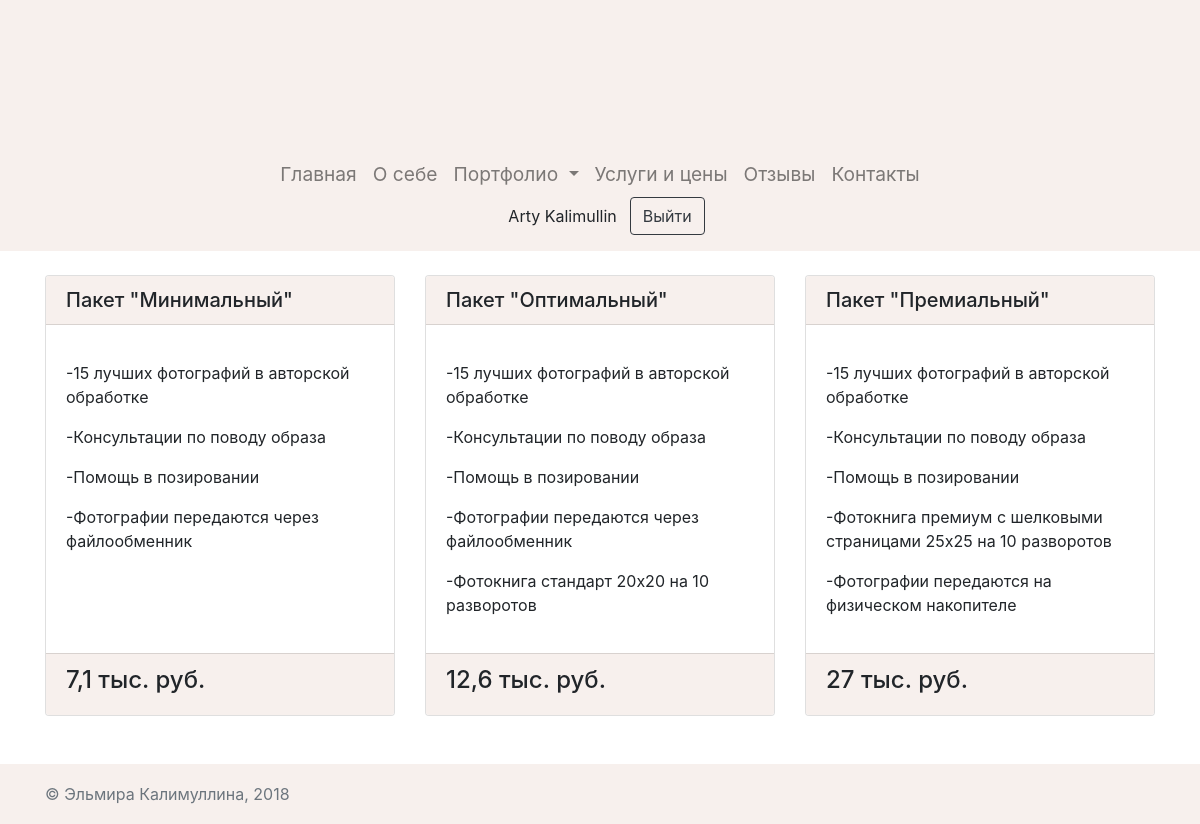
The page /pricelist (signed in) on the database as committed earlier.
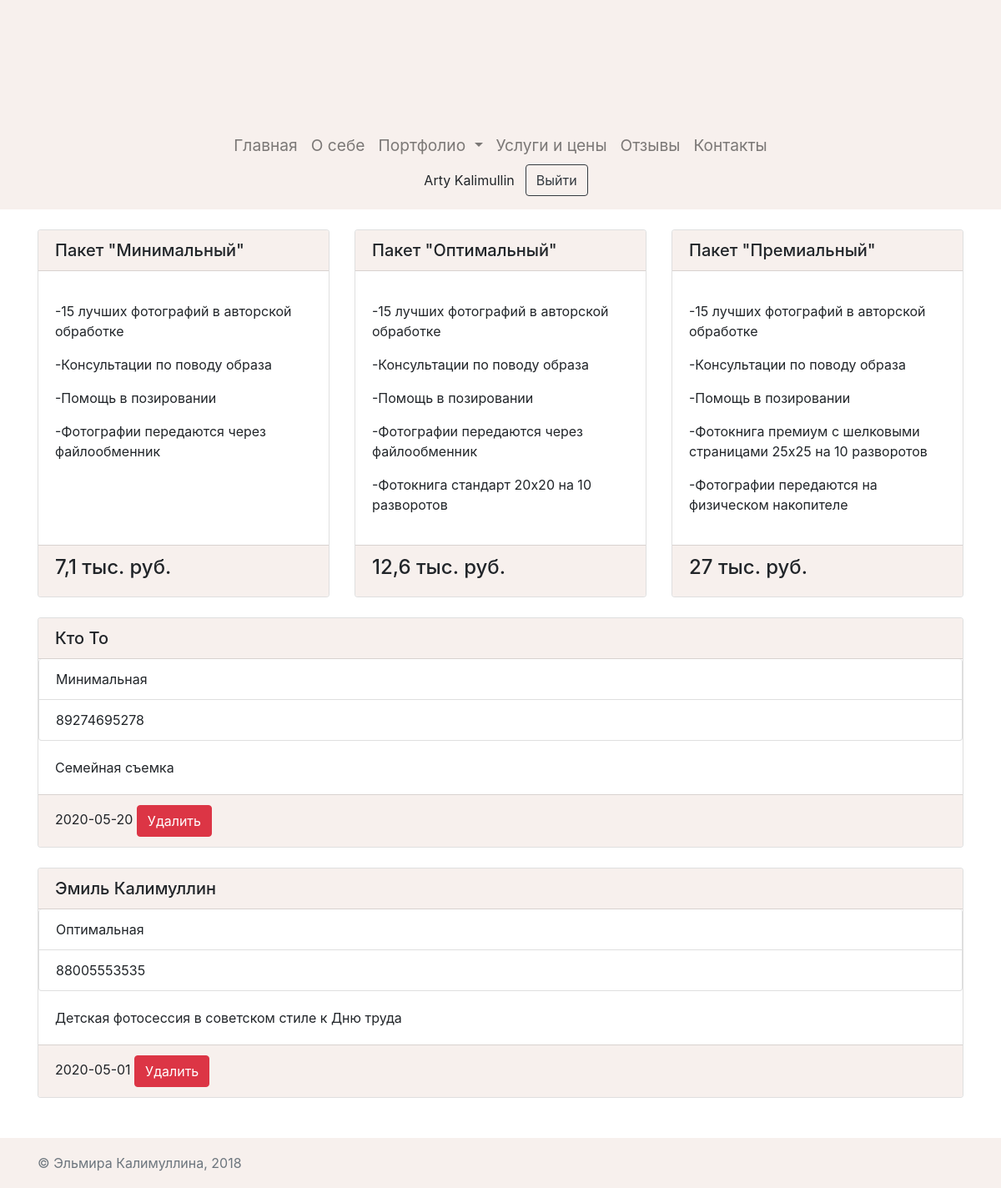
The same page on the database as committed later.
### data/users.py (models this page shows, shortened)
class User(SqlAlchemyBase, SerializerMixin, UserMixin):
    __tablename__ = 'users'
    id = sqlalchemy.Column(sqlalchemy.Integer,
                           primary_key=True, autoincrement=True)
    email = sqlalchemy.Column(sqlalchemy.String)
    hashed_password = sqlalchemy.Column(sqlalchemy.String)
    name = sqlalchemy.Column(sqlalchemy.String)
    surname = sqlalchemy.Column(sqlalchemy.String)
    age = sqlalchemy.Column(sqlalchemy.Integer, nullable=True)

### data/booking.py (models this page shows)
class Booking(SqlAlchemyBase, SerializerMixin):
    __tablename__ = 'booking'
    id = sqlalchemy.Column(sqlalchemy.Integer,
                           primary_key=True, autoincrement=True)
    name = sqlalchemy.Column(sqlalchemy.String)
    surname = sqlalchemy.Column(sqlalchemy.String)
    tel = sqlalchemy.Column(sqlalchemy.Integer)
    type = sqlalchemy.Column(sqlalchemy.String)
    date = sqlalchemy.Column(sqlalchemy.Date)
    content = sqlalchemy.Column(sqlalchemy.String)

### main.py (the view, shortened to what this page needs)
@app.route('/pricelist', methods=['GET', 'POST'])
def booking():
    session = db_session.create_session()
    form = BookingForm()
    if current_user.is_authenticated and current_user.id == 1:
        books = session.query(Booking).all()[::-1]
        return render_template('booking.html', title='Услуги и цены', books=books, albums=get_albums())
    return render_template('booking.html', title='Услуги и цены', form=form, albums=get_albums())

### data/db_session.py (called while the page is built)
def create_session() -> Session:
    global __factory
    return __factory()

### main.py (called while the page is built)
def get_albums():
    session = db_session.create_session()
    list_albums = session.query(Album).all()
    return list_albums

@login_manager.user_loader
def load_user(user_id):
    session = db_session.create_session()
    return session.query(User).get(user_id)

### template/booking.html (shortened to what this page needs)
{% extends 'base.html' %}
{% block primary_content %}
<div class="container">
    <br>
    <div class="card-deck">
        <div class="card">
            <h5 class="card-header">Пакет "Минимальный"</h5>
            <div class="card-body">
                <p class="card-text">
                    <p>-15 лучших фотографий в авторской обработке</p>
                    <p>-Консультации по поводу образа</p>
                    <p>-Помощь в позировании</p>
                    <p>-Фотографии передаются через файлообменник</p>
                </p>
            </div>
            <div class="card-footer">
                <h4>7,1 тыс. руб.</h4>
            </div>
        </div>
        <div class="card">
            <h5 class="card-header">Пакет "Оптимальный"</h5>
            <div class="card-body">
                <p class="card-text">
                    <p>-15 лучших фотографий в авторской обработке</p>
                    <p>-Консультации по поводу образа</p>
                    <p>-Помощь в позировании</p>
                    <p>-Фотографии передаются через файлообменник</p>
                    <p>-Фотокнига стандарт 20х20 на 10 разворотов</p>
                </p>
            </div>
            <div class="card-footer">
                <h4>12,6 тыс. руб.</h4>
            </div>
        </div>
        <div class="card">
            <h5 class="card-header">Пакет "Премиальный"</h5>
            <div class="card-body">
                <p class="card-text">
                    <p>-15 лучших фотографий в авторской обработке</p>
                    <p>-Консультации по поводу образа</p>
                    <p>-Помощь в позировании</p>
                    <p>-Фотокнига премиум с шелковыми страницами 25х25 на 10 разворотов</p>
                    <p>-Фотографии передаются на физическом накопителе</p>
                </p>
            </div>
            <div class="card-footer">
                <h4>27 тыс. руб.</h4>
            </div>
        </div>
    </div>
    <br>
    {% if current_user.is_authenticated and current_user.id == 1 %}
        {% for book in books %}
            <div class="card">
                <h5 class="card-header">{{ book.name }} {{ book.surname }}</h5>
                <ul class="list-group list-group-flash">
                    <li class="list-group-item">{{ book.type }}</li>
                    <li class="list-group-item">{{ book.tel }}</li>
                </ul>
                <div class="card-body">{{ book.content }}</div>
                <div class="card-footer">
                    {{ book.date }}
                    <a href="/booking/delete/{{ book.id }}" class="btn btn-danger">Удалить</a>
                </div>
            </div><br>
        {% endfor %}
    {% endif %}
</div><br>
{% endblock primary_content %}

### template/base.html (shortened to what this page needs)
<!DOCTYPE html>
<html lang="en">
<head>
    <link rel="stylesheet" href="https://stackpath.bootstrapcdn.com/bootstrap/4.4.1/css/bootstrap.min.css">
    <link rel="stylesheet" href="https://cdnjs.cloudflare.com/ajax/libs/font-awesome/4.7.0/css/font-awesome.min.css">
    <link rel="stylesheet" href="{{ url_for('static', filename='base_style.css') }}">
</head>
<body>
    <nav class="navbar navbar-expand-lg navbar-fixed-top navbar-toggleable-sm navbar-inverse flex-column navbar-light main-color">
        <div class="collapse navbar-collapse justify-content-center flex-column" id="navbarSupportedContent">
            <ul class="navbar-nav mr-auto">
                <li class="nav-item">
                    <a class="nav-link" href="/"> Главная </a>
                </li>
                <li class="nav-item">
                    <a class="nav-link" href="/about"> О себе </a>
                </li>
                <li class="nav-item dropdown">
                    <a class="nav-link dropdown-toggle" href="#" id="navbarDropdown" role="button"
                       data-toggle="dropdown" aria-haspopup="true" aria-expanded="false"> Портфолио </a>
                </li>
                <li class="nav-item">
                    <a class="nav-link" href="/pricelist"> Услуги и цены </a>
                </li>
                <li class="nav-item">
                    <a class="nav-link" href="/feedback"> Отзывы </a>
                </li>
                <li class="nav-item">
                    <a class="nav-link" href="/contacts"> Контакты </a>
                </li>
            </ul>
            <ul class="navbar-nav flex-row mb-2">
                {% if current_user.is_authenticated %}
                    <li class="nav-item"><a href="" class="btn">{{ current_user.name }} {{ current_user.surname }}</a></li>
                    <li class="nav-item"><a class="btn btn-outline-dark" href="/logout">Выйти</a></li>
                {% else %}
                    <li class="nav-item"><a class="nav-link " href="/register">Регистрация</a></li>
                    <li class="nav-item"><a class="nav-link" href="/login">Войти</a></li>
                {% endif %}
            </ul>
        </div>
    </nav>
    <div>
        {% block primary_content %}{% endblock %}
    </div>
    <footer class="footer main-color">
        <div class="container">
          <span class="text-muted">© Эльмира Калимуллина, 2018</span>
        </div>
      </footer>
</body>
</html>

### static/base_style.css (style rules this page uses)
.main-color, .card-header, .card-footer { background-color: #F7F0ED; }
nav { font-size: larger; }
html { position: relative; min-height: 100%; }
body { margin-bottom: 60px; }
.footer { position: absolute; bottom: 0; width: 100%; height: 60px; line-height: 60px; }

Rows that differ between the two databases and show on the page:
added Booking: name "Кто", surname "То", type "Минимальная", tel "89274695278", content "Семейная съемка", date "2020-05-20"
added Booking: name "Эмиль", surname "Калимуллин", type "Оптимальная", tel "88005553535", content "Детская фотосессия в советском стиле к Дню труда", date "2020-05-01"
